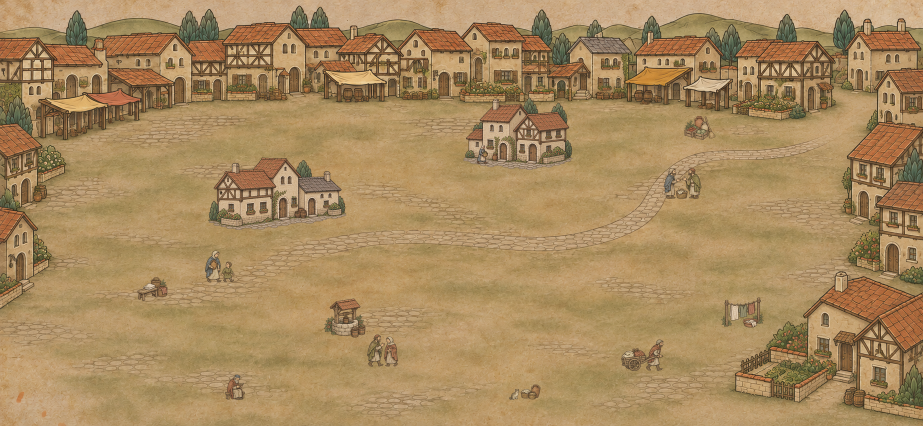
#> input picture scripts/quarter_scene_sources/kehillah_quarter_background_western_lived_v4.png, 1846 x 852 px (shown at 1/2 size); its folder holds 2 pictures in this run
$ python kehillah_quarter_winter_art.py
#> lines starting #> are read from the running program, lines starting #| are printed output that depends on the picture
#> in build, summer is the input picture: PIL image 1846x852 RGB; mean R, G, B 167.6, 137.4, 94.3
"""Derive the winter Quarter background from the finished summer painting.

Run after scripts/kehillah_quarter_background_art.py:
    python scripts/kehillah_quarter_winter_art.py [western|mena ...]

This is a scripted PLACEHOLDER, not painted art: it lays snow over roofs and
open ground, mutes the greenery and cools the light. The composition is the
summer painting's, pixel for pixel, so every building slot and click mask
lined up against the summer background still lines up in winter. Replace the
output with a painted winter scene of the same layout when one exists.
"""

import sys
from pathlib import Path

import numpy as np
from PIL import Image, ImageFilter

ROOT = Path(__file__).resolve().parent.parent
SOURCE = ROOT / "scripts" / "quarter_scene_sources"
OUTPUT = ROOT / "gfx" / "interface" / "window_domiciles"
SIZE = (2412, 1112)
SNOW = np.array((236.0, 241.0, 250.0))
SHADOW = np.array((176.0, 190.0, 214.0))


def smoothstep(edge0: float, edge1: float, x: np.ndarray) -> np.ndarray:
    t = np.clip((x - edge0) / (edge1 - edge0), 0.0, 1.0)
    return t * t * (3.0 - 2.0 * t)


def noise(shape: tuple[int, int], scale: int, seed: int) -> np.ndarray:
    """Soft value noise in 0..1, so snow cover is patchy rather than flat."""
    rng = np.random.default_rng(seed)
    small = rng.random((shape[0] // scale + 2, shape[1] // scale + 2))
    img = Image.fromarray((small * 255).astype(np.uint8)).resize(
        (shape[1], shape[0]), Image.Resampling.BICUBIC)
    return np.asarray(img, dtype=np.float32) / 255.0


def winterise(image: Image.Image) -> Image.Image:
    rgb = np.asarray(image.convert("RGB"), dtype=np.float32)
    r, g, b = rgb[..., 0], rgb[..., 1], rgb[..., 2]
    lum = 0.299 * r + 0.587 * g + 0.114 * b
    hi = rgb.max(axis=2)
    lo = rgb.min(axis=2)
    sat = (hi - lo) / np.maximum(hi, 1.0)
    shape = lum.shape
#> shape = (852, 1846)

    # Linework and deep shadow keep their ink: snow only settles on
    # mid-to-light painted surfaces.
    lit = smoothstep(45.0, 115.0, lum)

    # Terracotta and slate roofs: warm, reddish surfaces.
    roof = smoothstep(0.18, 0.40, sat) * smoothstep(1.10, 1.45, r / np.maximum(g, 1.0))
    # Open ground: the pale sandy courtyard and paths.
    ground = (1.0 - smoothstep(0.38, 0.62, sat)) * smoothstep(105.0, 150.0, lum)
    # Foliage: green-dominant pixels.
    green = smoothstep(0.0, 18.0, g - np.maximum(r, b) + 6.0) * smoothstep(0.10, 0.30, sat)

    # Snow lies on the upper faces: favour pixels whose neighbour above is
    # darker (a top edge), which picks out ridges, eaves and wall-tops.
    above = np.roll(lum, 3, axis=0)
    top_edge = smoothstep(4.0, 30.0, lum - above)
    patch = noise(shape, 22, 7) * 0.6 + noise(shape, 6, 11) * 0.4
#> call 2 of noise, with shape = (852, 1846), scale = 6, seed = 11
#> in noise (call 2), `small = rng.random((shape[0] // scale + 2, shape[1] // scale + 2))`:
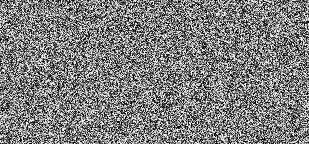
#> small: shape (144, 309) float64; min 1.69e-05, max 1, mean 0.499
#> in noise (call 2), `img = Image.fromarray((small * 255).astype(np.uint8)).resize( (shape[1..`:
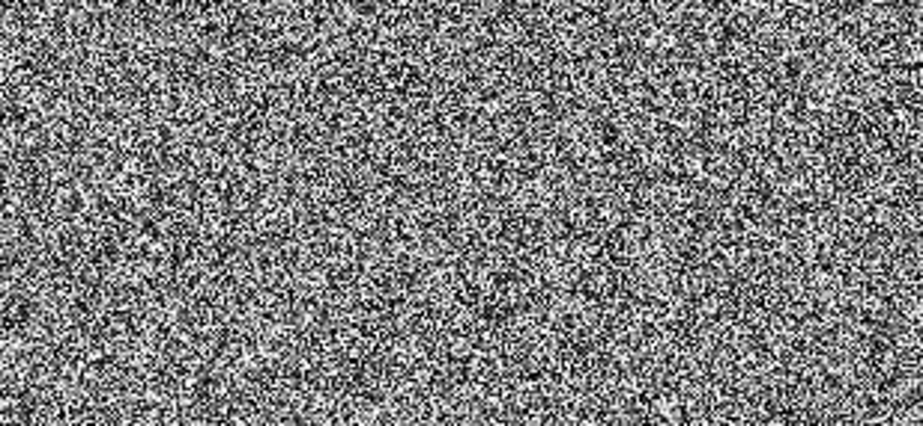
#> img: PIL image 1846x852 L (shown at 1/2 size); min 0, max 255, mean 126.8
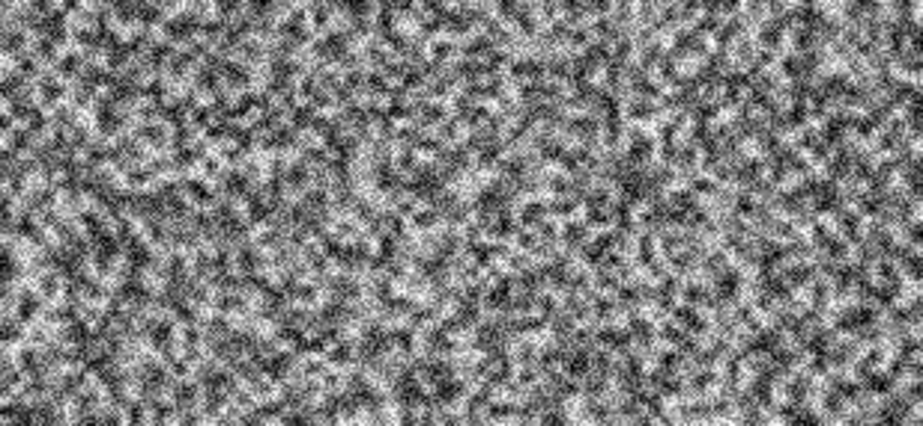
#> patch: shape (852, 1846) float32 (shown at 1/2 size); min 0, max 1, mean 0.5

    cover = np.maximum.reduce((
        roof * (0.78 + 0.20 * patch),
        ground * (0.74 + 0.24 * patch),
        green * 0.40 * patch,
        top_edge * 0.55,
    ))
    cover = np.clip(cover * lit, 0.0, 0.94)
    # Soften the mask so snow reads as drifts, not per-pixel speckle.
    cover = np.asarray(
        Image.fromarray((cover * 255).astype(np.uint8)).filter(ImageFilter.GaussianBlur(1.6)),
        dtype=np.float32) / 255.0
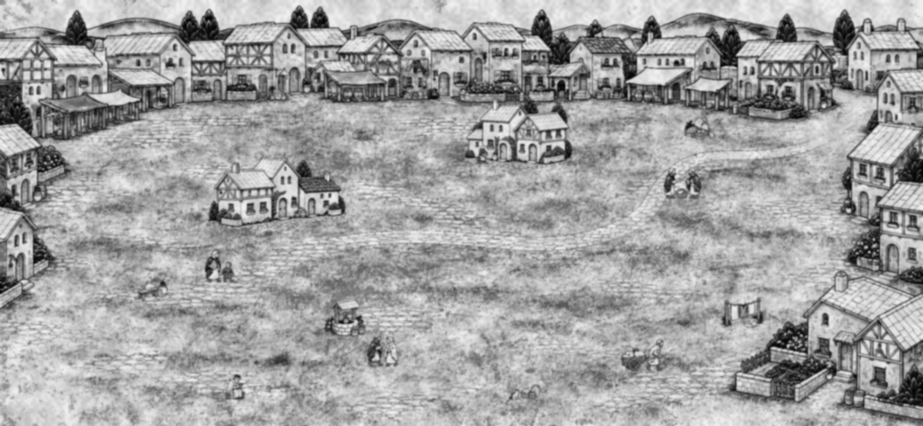
#> cover: shape (852, 1846) float32 (shown at 1/2 size); min 0, max 0.937, mean 0.634

    # Shade the snow with the painting's own light: darker painted areas get
    # blue-grey snow, lighter ones near-white.
    shade = smoothstep(90.0, 210.0, lum)[..., None]
#> in smoothstep (call 9), `return t * t * (3.0 - 2.0 * t)`:
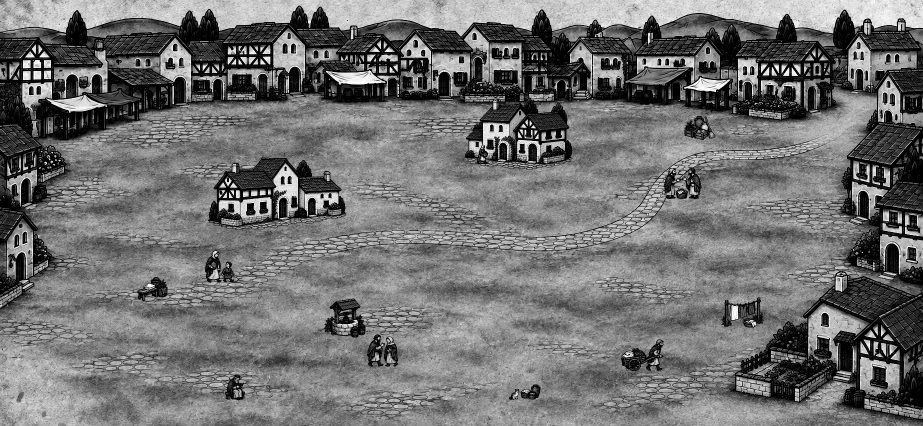
#> returned value: shape (852, 1846) float32 (shown at 1/2 size); min 0, max 1, mean 0.444
    snow_colour = SHADOW + (SNOW - SHADOW) * shade
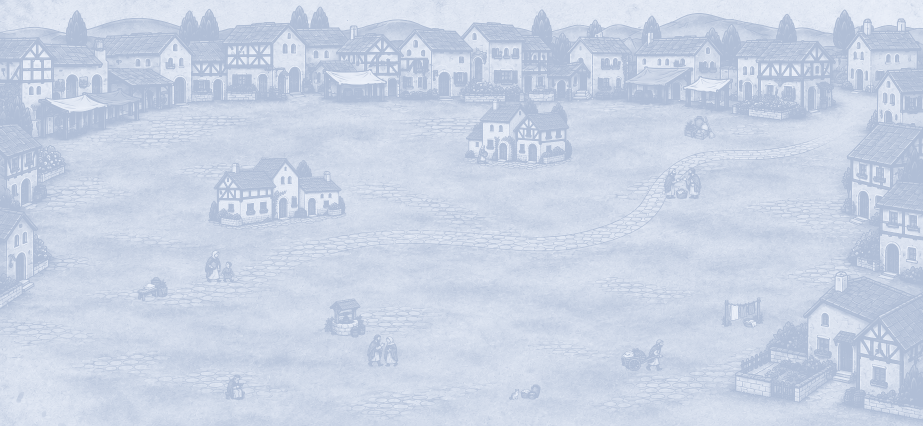
#> snow_colour: shape (852, 1846, 3) float64 (shown at 1/2 size); mean of channels 0, 1, 2 202.6, 212.6, 230; drawn as R, G, B

    # Winter light: desaturate, mute foliage, cool the whole scene.
    grey = lum[..., None].repeat(3, axis=2)
    base = rgb + (grey - rgb) * (0.38 + 0.25 * green[..., None])
    base = base * np.array((0.93, 0.97, 1.06))
    base = base * (1.0 - 0.10 * green[..., None])

    out = base + (snow_colour - base) * cover[..., None]
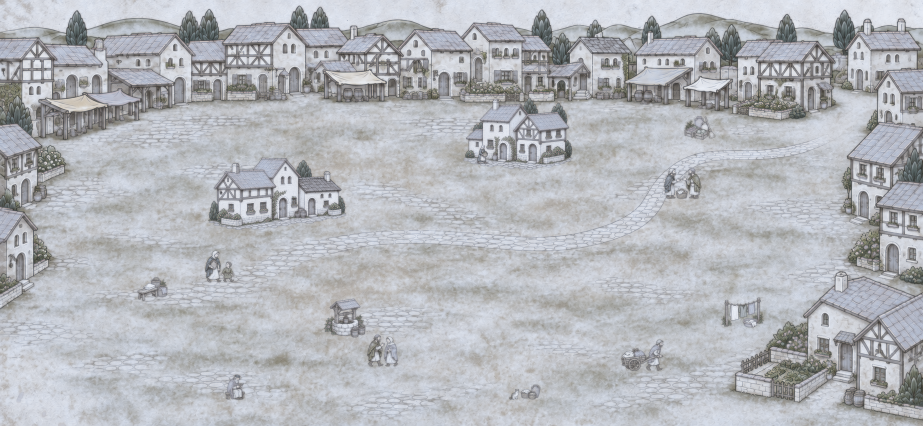
#> out: shape (852, 1846, 3) float64 (shown at 1/2 size); mean R, G, B 180, 182.2, 187.1
    return Image.fromarray(np.clip(out, 0, 255).astype(np.uint8), "RGB")
#> returned value: PIL image 1846x852 RGB


def build(region: str) -> None:
    name = f"kehillah_quarter_background_{region}"
    summer = Image.open(SOURCE / f"{name}_lived_v4.png")
    winter = winterise(summer)
    winter.save(SOURCE / f"{name}_winter_procedural_placeholder.png")
    winter = winter.resize(SIZE, Image.Resampling.LANCZOS)
#> (the run stopped early here; a loop or call above may not have finished)
